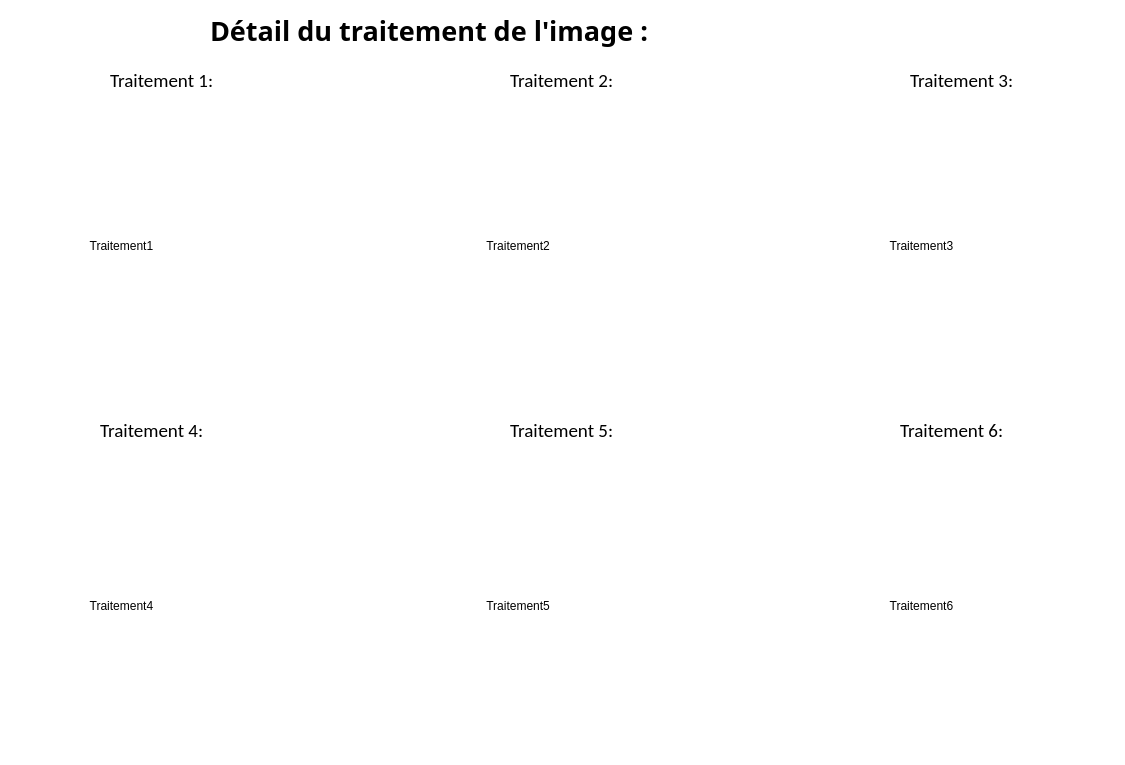
<?xml version="1.0" encoding="UTF-8"?>
<ui version="4.0">
 <class>Interface2</class>
 <widget class="QWidget" name="Interface2">
  <property name="geometry">
   <rect>
    <x>0</x>
    <y>0</y>
    <width>1125</width>
    <height>765</height>
   </rect>
  </property>
  <property name="palette">
   <palette>
    <active>
     <colorrole role="Base">
      <brush brushstyle="SolidPattern">
       <color alpha="255">
        <red>255</red>
        <green>255</green>
        <blue>255</blue>
       </color>
      </brush>
     </colorrole>
     <colorrole role="Window">
      <brush brushstyle="SolidPattern">
       <color alpha="255">
        <red>255</red>
        <green>255</green>
        <blue>255</blue>
       </color>
      </brush>
     </colorrole>
    </active>
    <inactive>
     <colorrole role="Base">
      <brush brushstyle="SolidPattern">
       <color alpha="255">
        <red>255</red>
        <green>255</green>
        <blue>255</blue>
       </color>
      </brush>
     </colorrole>
     <colorrole role="Window">
      <brush brushstyle="SolidPattern">
       <color alpha="255">
        <red>255</red>
        <green>255</green>
        <blue>255</blue>
       </color>
      </brush>
     </colorrole>
    </inactive>
    <disabled>
     <colorrole role="Base">
      <brush brushstyle="SolidPattern">
       <color alpha="255">
        <red>255</red>
        <green>255</green>
        <blue>255</blue>
       </color>
      </brush>
     </colorrole>
     <colorrole role="Window">
      <brush brushstyle="SolidPattern">
       <color alpha="255">
        <red>255</red>
        <green>255</green>
        <blue>255</blue>
       </color>
      </brush>
     </colorrole>
    </disabled>
   </palette>
  </property>
  <property name="windowTitle">
   <string>Form</string>
  </property>
  <widget class="QLabel" name="label">
   <property name="geometry">
    <rect>
     <x>210</x>
     <y>10</y>
     <width>701</width>
     <height>41</height>
    </rect>
   </property>
   <property name="palette">
    <palette>
     <active>
      <colorrole role="Text">
       <brush brushstyle="SolidPattern">
        <color alpha="255">
         <red>0</red>
         <green>0</green>
         <blue>255</blue>
        </color>
       </brush>
      </colorrole>
     </active>
     <inactive>
      <colorrole role="Text">
       <brush brushstyle="SolidPattern">
        <color alpha="255">
         <red>0</red>
         <green>0</green>
         <blue>255</blue>
        </color>
       </brush>
      </colorrole>
     </inactive>
     <disabled>
      <colorrole role="Text">
       <brush brushstyle="SolidPattern">
        <color alpha="255">
         <red>120</red>
         <green>120</green>
         <blue>120</blue>
        </color>
       </brush>
      </colorrole>
     </disabled>
    </palette>
   </property>
   <property name="font">
    <font>
     <family>Source Code Pro</family>
     <pointsize>20</pointsize>
     <weight>75</weight>
     <italic>false</italic>
     <bold>true</bold>
    </font>
   </property>
   <property name="text">
    <string>Détail du traitement de l'image :</string>
   </property>
  </widget>
  <widget class="QLabel" name="lTraitement1">
   <property name="geometry">
    <rect>
     <x>20</x>
     <y>100</y>
     <width>311</width>
     <height>291</height>
    </rect>
   </property>
   <property name="text">
    <string>                     Traitement1</string>
   </property>
  </widget>
  <widget class="QLabel" name="label_8">
   <property name="geometry">
    <rect>
     <x>110</x>
     <y>60</y>
     <width>141</width>
     <height>41</height>
    </rect>
   </property>
   <property name="font">
    <font>
     <family>Calibri</family>
     <pointsize>14</pointsize>
    </font>
   </property>
   <property name="text">
    <string>Traitement 1:</string>
   </property>
  </widget>
  <widget class="QLabel" name="lTraitement2">
   <property name="geometry">
    <rect>
     <x>420</x>
     <y>100</y>
     <width>311</width>
     <height>291</height>
    </rect>
   </property>
   <property name="text">
    <string>                    Traitement2</string>
   </property>
  </widget>
  <widget class="QLabel" name="label_9">
   <property name="geometry">
    <rect>
     <x>510</x>
     <y>60</y>
     <width>141</width>
     <height>41</height>
    </rect>
   </property>
   <property name="font">
    <font>
     <family>Calibri</family>
     <pointsize>14</pointsize>
    </font>
   </property>
   <property name="text">
    <string>Traitement 2:</string>
   </property>
  </widget>
  <widget class="QLabel" name="lTraitement3">
   <property name="geometry">
    <rect>
     <x>810</x>
     <y>100</y>
     <width>311</width>
     <height>291</height>
    </rect>
   </property>
   <property name="text">
    <string>                        Traitement3</string>
   </property>
  </widget>
  <widget class="QLabel" name="label_10">
   <property name="geometry">
    <rect>
     <x>910</x>
     <y>60</y>
     <width>131</width>
     <height>41</height>
    </rect>
   </property>
   <property name="font">
    <font>
     <family>Calibri</family>
     <pointsize>14</pointsize>
    </font>
   </property>
   <property name="text">
    <string>Traitement 3:</string>
   </property>
  </widget>
  <widget class="QLabel" name="label_11">
   <property name="geometry">
    <rect>
     <x>900</x>
     <y>410</y>
     <width>131</width>
     <height>41</height>
    </rect>
   </property>
   <property name="font">
    <font>
     <family>Calibri</family>
     <pointsize>14</pointsize>
    </font>
   </property>
   <property name="text">
    <string>Traitement 6:</string>
   </property>
  </widget>
  <widget class="QLabel" name="lTraitement5">
   <property name="geometry">
    <rect>
     <x>420</x>
     <y>460</y>
     <width>311</width>
     <height>291</height>
    </rect>
   </property>
   <property name="text">
    <string>                    Traitement5</string>
   </property>
  </widget>
  <widget class="QLabel" name="lTraitement4">
   <property name="geometry">
    <rect>
     <x>20</x>
     <y>460</y>
     <width>311</width>
     <height>291</height>
    </rect>
   </property>
   <property name="text">
    <string>                     Traitement4</string>
   </property>
  </widget>
  <widget class="QLabel" name="label_12">
   <property name="geometry">
    <rect>
     <x>510</x>
     <y>410</y>
     <width>141</width>
     <height>41</height>
    </rect>
   </property>
   <property name="font">
    <font>
     <family>Calibri</family>
     <pointsize>14</pointsize>
    </font>
   </property>
   <property name="text">
    <string>Traitement 5:</string>
   </property>
  </widget>
  <widget class="QLabel" name="lTraitement6">
   <property name="geometry">
    <rect>
     <x>810</x>
     <y>460</y>
     <width>311</width>
     <height>291</height>
    </rect>
   </property>
   <property name="text">
    <string>                        Traitement6</string>
   </property>
  </widget>
  <widget class="QLabel" name="label_13">
   <property name="geometry">
    <rect>
     <x>100</x>
     <y>410</y>
     <width>141</width>
     <height>41</height>
    </rect>
   </property>
   <property name="font">
    <font>
     <family>Calibri</family>
     <pointsize>14</pointsize>
    </font>
   </property>
   <property name="text">
    <string>Traitement 4:</string>
   </property>
  </widget>
 </widget>
 <resources/>
 <connections/>
</ui>
